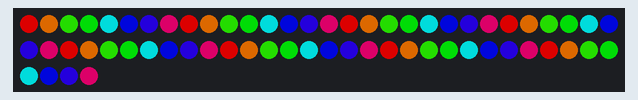
Recording of a sketch running on a simulated Arduino Uno, built with avr-gcc and run on an emulated ATmega328P. Shown: 64 RGB LEDs in strip order, left to right, continuing on the next row. Dim RGB values are drawn brighter than linear.

Above: at 0.2 s.

The sketch:

neopixel_matrix_hue_brightness.ino
```cpp
#include <Wire.h>
#include <Adafruit_NeoPixel.h>
#include <arduinoFFT.h>


// Which pin on the Arduino is connected to the NeoPixels?
// On a Trinket or Gemma we suggest changing this to 1:
#define LED_PIN    17

// How many NeoPixels are attached to the Arduino?
#define LED_COUNT 64

// Declare our NeoPixel strip object:
Adafruit_NeoPixel strip(LED_COUNT, LED_PIN, NEO_GRB + NEO_KHZ800);

int brightness[8][8] = {
  {1, 1, 1, 1, 1, 1, 1, 1},
  {1, 1, 1, 1, 1, 1, 1, 1},
  {1, 1, 1, 1, 1, 1, 1, 1},
  {1, 1, 1, 1, 1, 1, 1, 1},
  {1, 1, 1, 1, 1, 1, 1, 1},
  {1, 1, 1, 1, 1, 1, 1, 1},
  {1, 1, 1, 1, 1, 1, 1, 1},
  {1, 1, 1, 1, 1, 1, 1, 1}
};

void setup() {
  // put your setup code here, to run once:
  Serial.begin(115200);

  strip.begin();           // INITIALIZE NeoPixel strip object (REQUIRED)
  strip.show();            // Turn OFF all pixels ASAP
  strip.setBrightness(150);

  for (int i = 0; i < 8; i++) {
    for (int j = 0; j < 8; j++) {
      brightness[i][j] = 255;
    }
  }

  adjust(0);
}

void loop() {
//  for (int s = 0; s < 32; s++) {
//    adjust(-8);
//  }
//
//  for (int s = 0; s < 32; s++) {
//    adjust(8);
//  }
  delay(1000);
}

void adjust(int offset) {
//  Serial.println(brightness[0][0]);
  for (int i = 0; i < 8; i++) {
    for (int j = 0; j < 8; j++) {
      int ledIndex = i * 8 + j;
      int pixelHue = j * 65536L / 8;

      int boundedBrightness = min(brightness[i][j], 256);
      boundedBrightness = max(brightness[i][j], 1);

      strip.setPixelColor(ledIndex, strip.gamma32(strip.ColorHSV(pixelHue, 255, boundedBrightness - 1)));
      brightness[i][j] += offset;
    }
  }
  strip.show();
  delay(20);
}
```
